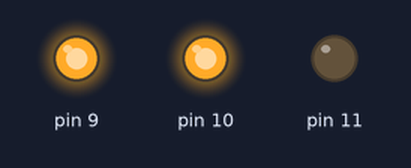
Recording of a sketch running on a simulated Arduino Uno, built with avr-gcc and run on an emulated ATmega328P. Parts: output pins drawn as LEDs (lit = HIGH).

Above: at 3.0 s.
At 11.0 s:
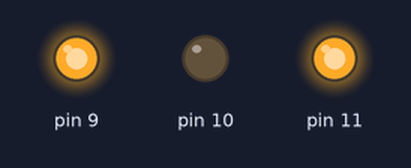
At 15.0 s:
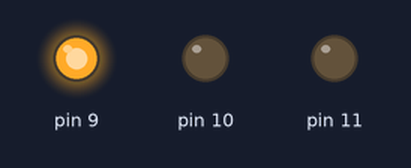
Timing chart, 0 to 20.8 s (numbered marks = the images above):
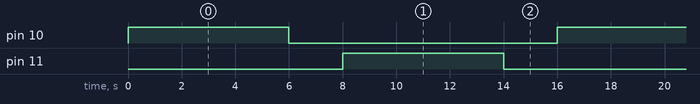

Measured:
- by itself, pin 10, pin 11: alternates HIGH for 6.0 s and LOW for 10.0 s
- by itself, everything shown: repeats every 16.0 s, in 4 steps

The sketch:

H-Bridge_Controlled_By_An_Arduino.ino
```cpp
void setup() {
	pinMode(9, OUTPUT);
	pinMode(10, OUTPUT);
	pinMode(11, OUTPUT);

	digitalWrite(9, HIGH);
}

void loop() {
	digitalWrite(10, HIGH);
	digitalWrite(11, LOW);
	delay(6000);

	digitalWrite(10, LOW);
	digitalWrite(11, LOW);
	delay(2000);

	digitalWrite(10, LOW);
	digitalWrite(11, HIGH);
	delay(6000);

	digitalWrite(10, LOW);
	digitalWrite(11, LOW);
	delay(2000);
}
```
